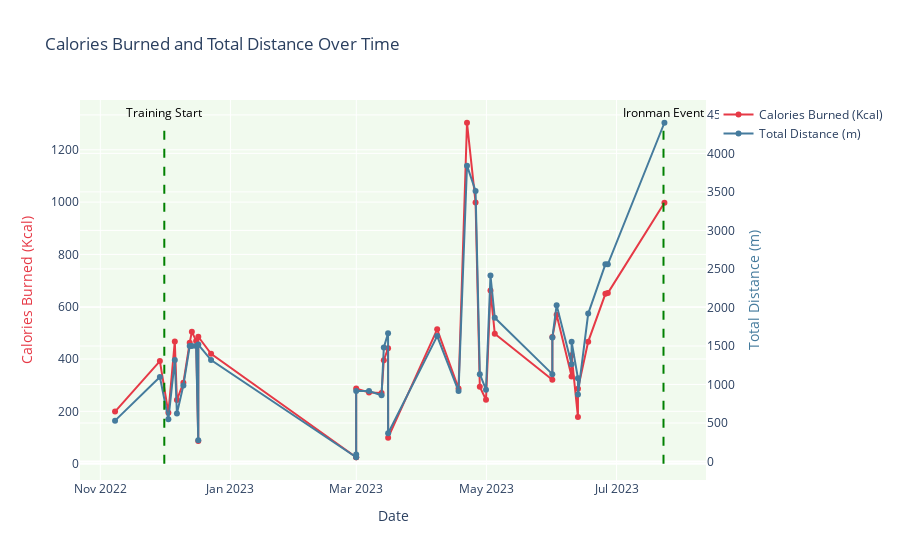
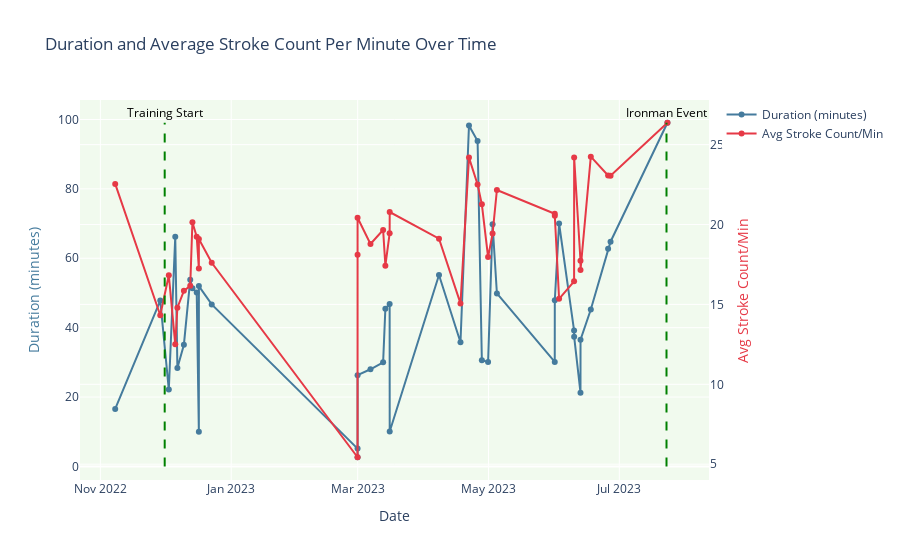

Source (notebook cell) for these figures, in order:
### Markdown cell above
Now that we've done body comp - let's get into the swim analysis - first let's load in all our apple data then take a look at that first

### Code cell
import pandas as pd
import plotly.graph_objects as go
from IPython.display import display, HTML

# --- Load and clean the workout data (HKWorkoutActivityTypeSwimming) ---
workout_data_path = '/Users/ngirmay/Documents/GitHub/ironman_retrospective/apple_health/health_data_exported/HKWorkoutActivityTypeSwimming_2024-04-99_18-31-37_SimpleHealthExportCSV.csv'
workout_data = pd.read_csv(workout_data_path, skiprows=1)

# Select the necessary columns
workout_data = workout_data[['startDate', 'totalEnergyBurned', 'totalDistance', 'totalSwimmingStrokeCount', 'duration']]

# Ensure 'startDate' is parsed as datetime
workout_data['startDate'] = pd.to_datetime(workout_data['startDate'], errors='coerce')

# Convert 'totalEnergyBurned', 'totalDistance', 'totalSwimmingStrokeCount', and 'duration' to numeric
workout_data['totalEnergyBurned'] = pd.to_numeric(workout_data['totalEnergyBurned'].str.replace(' kcal', '', regex=False), errors='coerce')
workout_data['totalDistance'] = pd.to_numeric(workout_data['totalDistance'].str.replace(' m', '', regex=False), errors='coerce')
workout_data['totalSwimmingStrokeCount'] = pd.to_numeric(workout_data['totalSwimmingStrokeCount'].str.replace(' count', '', regex=False), errors='coerce')
workout_data['duration'] = pd.to_numeric(workout_data['duration'], errors='coerce')

# Convert duration from seconds to minutes
workout_data['duration_min'] = workout_data['duration'] / 60

# Calculate the average stroke count per minute
workout_data['avgStrokeCountPerMin'] = workout_data['totalSwimmingStrokeCount'] / (workout_data['duration'] / 60)

# Filter out rows with missing values in key columns
filtered_workout_data = workout_data.dropna(subset=['startDate', 'totalEnergyBurned', 'totalDistance', 'totalSwimmingStrokeCount', 'duration'])

# Define important dates
training_start_date = pd.to_datetime("2022-12-01")
ironman_event_date = pd.to_datetime("2023-07-23")

# --- Overlay 1: Calories Burned and Total Distance Swum Over Time ---
fig1 = go.Figure()

# Add Calories Burned as a line plot
fig1.add_trace(go.Scatter(x=filtered_workout_data['startDate'], y=filtered_workout_data['totalEnergyBurned'],
                          mode='lines+markers', name='Calories Burned (Kcal)', line=dict(color='#e63946')))

# Add Total Distance as a line plot on the same graph
fig1.add_trace(go.Scatter(x=filtered_workout_data['startDate'], y=filtered_workout_data['totalDistance'],
                          mode='lines+markers', name='Total Distance (m)', line=dict(color='#457b9d'), yaxis='y2'))

# Add green vertical lines for training start and Ironman event
fig1.add_shape(type='line', x0=training_start_date, x1=training_start_date, y0=0, y1=filtered_workout_data['totalEnergyBurned'].max(),
               line=dict(color='green', dash='dash'))

fig1.add_shape(type='line', x0=ironman_event_date, x1=ironman_event_date, y0=0, y1=filtered_workout_data['totalEnergyBurned'].max(),
               line=dict(color='green', dash='dash'))

# Add annotations for the vertical lines
fig1.add_annotation(x=training_start_date, y=filtered_workout_data['totalEnergyBurned'].max(),
                    text="Training Start", showarrow=False, yshift=10, font=dict(color="black"))
fig1.add_annotation(x=ironman_event_date, y=filtered_workout_data['totalEnergyBurned'].max(),
                    text="Ironman Event", showarrow=False, yshift=10, font=dict(color="black"))

# Add secondary y-axis for the distance
fig1.update_layout(
    title="Calories Burned and Total Distance Over Time",
    xaxis=dict(title='Date'),
    yaxis=dict(title='Calories Burned (Kcal)', titlefont=dict(color='#e63946')),
    yaxis2=dict(title='Total Distance (m)', titlefont=dict(color='#457b9d'), overlaying='y', side='right'),
    plot_bgcolor='#f1faee'
)

# --- Overlay 2: Duration (Minutes) and Average Stroke Count Per Minute Over Time ---
fig2 = go.Figure()

# Add Duration (in minutes) as a line plot
fig2.add_trace(go.Scatter(x=filtered_workout_data['startDate'], y=filtered_workout_data['duration_min'],
                          mode='lines+markers', name='Duration (minutes)', line=dict(color='#457b9d')))

# Add Average Stroke Count Per Minute as a line plot on the same graph
fig2.add_trace(go.Scatter(x=filtered_workout_data['startDate'], y=filtered_workout_data['avgStrokeCountPerMin'],
                          mode='lines+markers', name='Avg Stroke Count/Min', line=dict(color='#e63946'), yaxis='y2'))

# Add green vertical lines for training start and Ironman event
fig2.add_shape(type='line', x0=training_start_date, x1=training_start_date, y0=0, y1=filtered_workout_data['duration_min'].max(),
               line=dict(color='green', dash='dash'))

fig2.add_shape(type='line', x0=ironman_event_date, x1=ironman_event_date, y0=0, y1=filtered_workout_data['duration_min'].max(),
               line=dict(color='green', dash='dash'))

# Add annotations for the vertical lines
fig2.add_annotation(x=training_start_date, y=filtered_workout_data['duration_min'].max(),
                    text="Training Start", showarrow=False, yshift=10, font=dict(color="black"))
fig2.add_annotation(x=ironman_event_date, y=filtered_workout_data['duration_min'].max(),
                    text="Ironman Event", showarrow=False, yshift=10, font=dict(color="black"))

# Add secondary y-axis for the average stroke count per minute
fig2.update_layout(
    title="Duration and Average Stroke Count Per Minute Over Time",
    xaxis=dict(title='Date'),
    yaxis=dict(title='Duration (minutes)', titlefont=dict(color='#457b9d')),
    yaxis2=dict(title='Avg Stroke Count/Min', titlefont=dict(color='#e63946'), overlaying='y', side='right'),
    plot_bgcolor='#f1faee'
)

# Show the plots
fig1.show()
fig2.show()

# --- Summary Statistics ---
summary_stats = filtered_workout_data[['totalEnergyBurned', 'totalDistance', 'totalSwimmingStrokeCount', 'duration_min', 'avgStrokeCountPerMin']].describe().T
summary_stats.columns = ['Count', 'Mean', 'Std Dev', 'Min', '25%', '50%', '75%', 'Max']

# Round the summary statistics to two decimal places
summary_stats = summary_stats.round(2)

# Display summary statistics in a neat format
summary_html = summary_stats.to_html(classes="table table-striped", border=0)
display(HTML(f"<h3>Summary Statistics</h3>{summary_html}"))

### Figure 1 — Plotly figure (JSON) as saved in the notebook; plotly's stock layout.template omitted (floating-point values rounded to 4 significant figures)
{"data": [{"line": {"color": "#e63946"}, "mode": "lines+markers", "name": "Calories Burned (Kcal)", "type": "scatter", "x": ["2022-11-07T21:58:43+00:00", "2022-11-28T22:23:24+00:00", "2022-12-02T21:57:25+00:00", "2022-12-05T22:12:29+00:00", "2022-12-06T21:57:42+00:00", "2022-12-09T22:47:44+00:00", "2022-12-12T21:48:14+00:00", "2022-12-13T22:10:57+00:00", "2022-12-15T22:10:43+00:00", "2022-12-16T22:19:11+00:00", "2022-12-16T22:29:31+00:00", "2022-12-22T22:13:47+00:00", "2023-02-28T22:31:44+00:00", "2023-02-28T22:37:13+00:00", "2023-02-28T22:40:40+00:00", "2023-03-06T22:56:56+00:00", "2023-03-12T20:27:06+00:00", "2023-03-13T21:36:09+00:00", "2023-03-15T21:23:34+00:00", "2023-03-15T22:12:43+00:00", "2023-04-07T21:49:46+00:00", "2023-04-17T22:16:01+00:00", "2023-04-21T21:23:14+00:00", "2023-04-25T21:44:56+00:00", "2023-04-27T21:34:21+00:00", "2023-04-30T19:14:05+00:00", "2023-05-02T21:29:09+00:00", "2023-05-04T21:56:22+00:00", "2023-05-31T21:24:16+00:00", "2023-05-31T21:55:51+00:00", "2023-06-02T21:53:18+00:00", "2023-06-09T21:45:02+00:00", "2023-06-09T22:24:49+00:00", "2023-06-12T21:26:53+00:00", "2023-06-12T21:48:32+00:00", "2023-06-17T16:53:57+00:00", "2023-06-25T18:24:14+00:00", "2023-06-26T21:40:50+00:00", "2023-07-23T10:30:04+00:00"], "y": [199.3, 392.1, 194.4, 467.4, 243.6, 309.0, 462.2, 504.7, 469.3, 87.02, 485.2, 420.0, 24.53, 24.51, 287.4, 272.4, 270.4, 395.7, 440.8, 99.21, 513.5, 287.8, 1303.0, 998.8, 294.4, 244.1, 661.8, 496.7, 320.9, 483.9, 569.5, 333.7, 414.3, 178.3, 286.1, 466.6, 649.1, 652.2, 997.7]}, {"line": {"color": "#457b9d"}, "mode": "lines+markers", "name": "Total Distance (m)", "type": "scatter", "x": ["2022-11-07T21:58:43+00:00", "2022-11-28T22:23:24+00:00", "2022-12-02T21:57:25+00:00", "2022-12-05T22:12:29+00:00", "2022-12-06T21:57:42+00:00", "2022-12-09T22:47:44+00:00", "2022-12-12T21:48:14+00:00", "2022-12-13T22:10:57+00:00", "2022-12-15T22:10:43+00:00", "2022-12-16T22:19:11+00:00", "2022-12-16T22:29:31+00:00", "2022-12-22T22:13:47+00:00", "2023-02-28T22:31:44+00:00", "2023-02-28T22:37:13+00:00", "2023-02-28T22:40:40+00:00", "2023-03-06T22:56:56+00:00", "2023-03-12T20:27:06+00:00", "2023-03-13T21:36:09+00:00", "2023-03-15T21:23:34+00:00", "2023-03-15T22:12:43+00:00", "2023-04-07T21:49:46+00:00", "2023-04-17T22:16:01+00:00", "2023-04-21T21:23:14+00:00", "2023-04-25T21:44:56+00:00", "2023-04-27T21:34:21+00:00", "2023-04-30T19:14:05+00:00", "2023-05-02T21:29:09+00:00", "2023-05-04T21:56:22+00:00", "2023-05-31T21:24:16+00:00", "2023-05-31T21:55:51+00:00", "2023-06-02T21:53:18+00:00", "2023-06-09T21:45:02+00:00", "2023-06-09T22:24:49+00:00", "2023-06-12T21:26:53+00:00", "2023-06-12T21:48:32+00:00", "2023-06-17T16:53:57+00:00", "2023-06-25T18:24:14+00:00", "2023-06-26T21:40:50+00:00", "2023-07-23T10:30:04+00:00"], "y": [530.4, 1097.0, 548.6, 1317.0, 621.8, 987.6, 1500.0, 1500.0, 1500.0, 274.3, 1518.0, 1317.0, 54.86, 91.44, 914.4, 914.4, 859.5, 1481.0, 1664.0, 365.8, 1628.0, 914.4, 3840.0, 3511.0, 1134.0, 932.7, 2414.0, 1865.0, 1134.0, 1609.0, 2030.0, 1262.0, 1554.0, 1080, 868.7, 1920.0, 2560.0, 2560.0, 4398.0], "yaxis": "y2"}], "layout": {"annotations": [{"font": {"color": "black"}, "showarrow": false, "text": "Training Start", "x": "2022-12-01T00:00:00", "y": 1303.0, "yshift": 10}, {"font": {"color": "black"}, "showarrow": false, "text": "Ironman Event", "x": "2023-07-23T00:00:00", "y": 1303.0, "yshift": 10}], "plot_bgcolor": "#f1faee", "shapes": [{"line": {"color": "green", "dash": "dash"}, "type": "line", "x0": "2022-12-01T00:00:00", "x1": "2022-12-01T00:00:00", "y0": 0, "y1": 1303.0}, {"line": {"color": "green", "dash": "dash"}, "type": "line", "x0": "2023-07-23T00:00:00", "x1": "2023-07-23T00:00:00", "y0": 0, "y1": 1303.0}], "title": {"text": "Calories Burned and Total Distance Over Time"}, "xaxis": {"title": {"text": "Date"}}, "yaxis": {"title": {"font": {"color": "#e63946"}, "text": "Calories Burned (Kcal)"}}, "yaxis2": {"overlaying": "y", "side": "right", "title": {"font": {"color": "#457b9d"}, "text": "Total Distance (m)"}}}}

### Figure 2 — Plotly figure (JSON) as saved in the notebook; plotly's stock layout.template omitted (floating-point values rounded to 4 significant figures)
{"data": [{"line": {"color": "#457b9d"}, "mode": "lines+markers", "name": "Duration (minutes)", "type": "scatter", "x": ["2022-11-07T21:58:43+00:00", "2022-11-28T22:23:24+00:00", "2022-12-02T21:57:25+00:00", "2022-12-05T22:12:29+00:00", "2022-12-06T21:57:42+00:00", "2022-12-09T22:47:44+00:00", "2022-12-12T21:48:14+00:00", "2022-12-13T22:10:57+00:00", "2022-12-15T22:10:43+00:00", "2022-12-16T22:19:11+00:00", "2022-12-16T22:29:31+00:00", "2022-12-22T22:13:47+00:00", "2023-02-28T22:31:44+00:00", "2023-02-28T22:37:13+00:00", "2023-02-28T22:40:40+00:00", "2023-03-06T22:56:56+00:00", "2023-03-12T20:27:06+00:00", "2023-03-13T21:36:09+00:00", "2023-03-15T21:23:34+00:00", "2023-03-15T22:12:43+00:00", "2023-04-07T21:49:46+00:00", "2023-04-17T22:16:01+00:00", "2023-04-21T21:23:14+00:00", "2023-04-25T21:44:56+00:00", "2023-04-27T21:34:21+00:00", "2023-04-30T19:14:05+00:00", "2023-05-02T21:29:09+00:00", "2023-05-04T21:56:22+00:00", "2023-05-31T21:24:16+00:00", "2023-05-31T21:55:51+00:00", "2023-06-02T21:53:18+00:00", "2023-06-09T21:45:02+00:00", "2023-06-09T22:24:49+00:00", "2023-06-12T21:26:53+00:00", "2023-06-12T21:48:32+00:00", "2023-06-17T16:53:57+00:00", "2023-06-25T18:24:14+00:00", "2023-06-26T21:40:50+00:00", "2023-07-23T10:30:04+00:00"], "y": [16.59, 47.82, 22.16, 66.22, 28.39, 35.08, 53.83, 51.38, 50.1, 9.974, 51.97, 46.69, 5.151, 2.651, 26.3, 28.01, 30.02, 45.45, 46.84, 10.06, 55.19, 35.78, 98.27, 93.82, 30.62, 30.12, 69.78, 49.86, 30.14, 47.89, 70.02, 39.15, 37.41, 21.26, 36.54, 45.24, 62.73, 64.77, 99.05]}, {"line": {"color": "#e63946"}, "mode": "lines+markers", "name": "Avg Stroke Count/Min", "type": "scatter", "x": ["2022-11-07T21:58:43+00:00", "2022-11-28T22:23:24+00:00", "2022-12-02T21:57:25+00:00", "2022-12-05T22:12:29+00:00", "2022-12-06T21:57:42+00:00", "2022-12-09T22:47:44+00:00", "2022-12-12T21:48:14+00:00", "2022-12-13T22:10:57+00:00", "2022-12-15T22:10:43+00:00", "2022-12-16T22:19:11+00:00", "2022-12-16T22:29:31+00:00", "2022-12-22T22:13:47+00:00", "2023-02-28T22:31:44+00:00", "2023-02-28T22:37:13+00:00", "2023-02-28T22:40:40+00:00", "2023-03-06T22:56:56+00:00", "2023-03-12T20:27:06+00:00", "2023-03-13T21:36:09+00:00", "2023-03-15T21:23:34+00:00", "2023-03-15T22:12:43+00:00", "2023-04-07T21:49:46+00:00", "2023-04-17T22:16:01+00:00", "2023-04-21T21:23:14+00:00", "2023-04-25T21:44:56+00:00", "2023-04-27T21:34:21+00:00", "2023-04-30T19:14:05+00:00", "2023-05-02T21:29:09+00:00", "2023-05-04T21:56:22+00:00", "2023-05-31T21:24:16+00:00", "2023-05-31T21:55:51+00:00", "2023-06-02T21:53:18+00:00", "2023-06-09T21:45:02+00:00", "2023-06-09T22:24:49+00:00", "2023-06-12T21:26:53+00:00", "2023-06-12T21:48:32+00:00", "2023-06-17T16:53:57+00:00", "2023-06-25T18:24:14+00:00", "2023-06-26T21:40:50+00:00", "2023-07-23T10:30:04+00:00"], "y": [22.54, 14.33, 16.83, 12.5, 14.8, 15.85, 16.16, 20.14, 19.24, 17.24, 19.09, 17.6, 5.436, 18.11, 20.42, 18.78, 19.65, 17.43, 19.45, 20.78, 19.12, 15.06, 24.19, 22.5, 21.26, 17.96, 19.43, 22.16, 20.67, 20.55, 15.35, 16.45, 24.19, 17.74, 17.16, 24.25, 23.07, 23.05, 26.37], "yaxis": "y2"}], "layout": {"annotations": [{"font": {"color": "black"}, "showarrow": false, "text": "Training Start", "x": "2022-12-01T00:00:00", "y": 99.05, "yshift": 10}, {"font": {"color": "black"}, "showarrow": false, "text": "Ironman Event", "x": "2023-07-23T00:00:00", "y": 99.05, "yshift": 10}], "plot_bgcolor": "#f1faee", "shapes": [{"line": {"color": "green", "dash": "dash"}, "type": "line", "x0": "2022-12-01T00:00:00", "x1": "2022-12-01T00:00:00", "y0": 0, "y1": 99.05}, {"line": {"color": "green", "dash": "dash"}, "type": "line", "x0": "2023-07-23T00:00:00", "x1": "2023-07-23T00:00:00", "y0": 0, "y1": 99.05}], "title": {"text": "Duration and Average Stroke Count Per Minute Over Time"}, "xaxis": {"title": {"text": "Date"}}, "yaxis": {"title": {"font": {"color": "#457b9d"}, "text": "Duration (minutes)"}}, "yaxis2": {"overlaying": "y", "side": "right", "title": {"font": {"color": "#e63946"}, "text": "Avg Stroke Count/Min"}}}}
